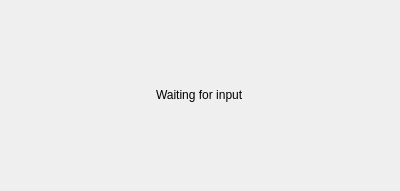
<?xml version="1.0" encoding="UTF-8"?>
<ui version="4.0">
 <class>Dialog</class>
 <widget class="QDialog" name="Dialog">
  <property name="geometry">
   <rect>
    <x>0</x>
    <y>0</y>
    <width>400</width>
    <height>191</height>
   </rect>
  </property>
  <property name="windowTitle">
   <string>Dialog</string>
  </property>
  <layout class="QHBoxLayout" name="horizontalLayout">
   <item alignment="Qt::AlignHCenter|Qt::AlignVCenter">
    <widget class="QLabel" name="voiceLabel">
     <property name="text">
      <string>Waiting for input</string>
     </property>
    </widget>
   </item>
  </layout>
 </widget>
 <resources/>
 <connections/>
</ui>
